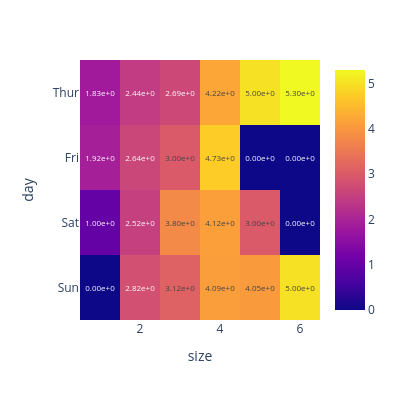

Write notebook code for a chart like this one.
### Code cell
# plotly 버전
px.imshow(
    pivot_df, x= pivot_df.columns, y= pivot_df.index.astype(str),
    width = 400, height=400, text_auto='.2e'
)

### Figure 1 — Plotly figure (JSON) as saved in the notebook; plotly's stock layout.template omitted (floating-point values rounded to 4 significant figures)
{"data": [{"coloraxis": "coloraxis", "hovertemplate": "size: %{x}<br>day: %{y}<br>color: %{z}<extra></extra>", "name": "0", "texttemplate": "%{z:.2e}", "type": "heatmap", "x": [1, 2, 3, 4, 5, 6], "xaxis": "x", "y": ["Thur", "Fri", "Sat", "Sun"], "yaxis": "y", "z": [[1.83, 2.442, 2.692, 4.218, 5.0, 5.3], [1.92, 2.644, 3.0, 4.73, 0.0, 0.0], [1.0, 2.518, 3.798, 4.124, 3.0, 0.0], [0.0, 2.817, 3.121, 4.088, 4.047, 5.0]]}], "layout": {"coloraxis": {"colorscale": [[0, "#0d0887"], [0.1111, "#46039f"], [0.2222, "#7201a8"], [0.3333, "#9c179e"], [0.4444, "#bd3786"], [0.5556, "#d8576b"], [0.6667, "#ed7953"], [0.7778, "#fb9f3a"], [0.8889, "#fdca26"], [1, "#f0f921"]]}, "height": 400, "margin": {"t": 60}, "width": 400, "xaxis": {"anchor": "y", "constrain": "domain", "domain": [0, 1], "scaleanchor": "y", "title": {"text": "size"}}, "yaxis": {"anchor": "x", "autorange": "reversed", "constrain": "domain", "domain": [0, 1], "title": {"text": "day"}}}}
